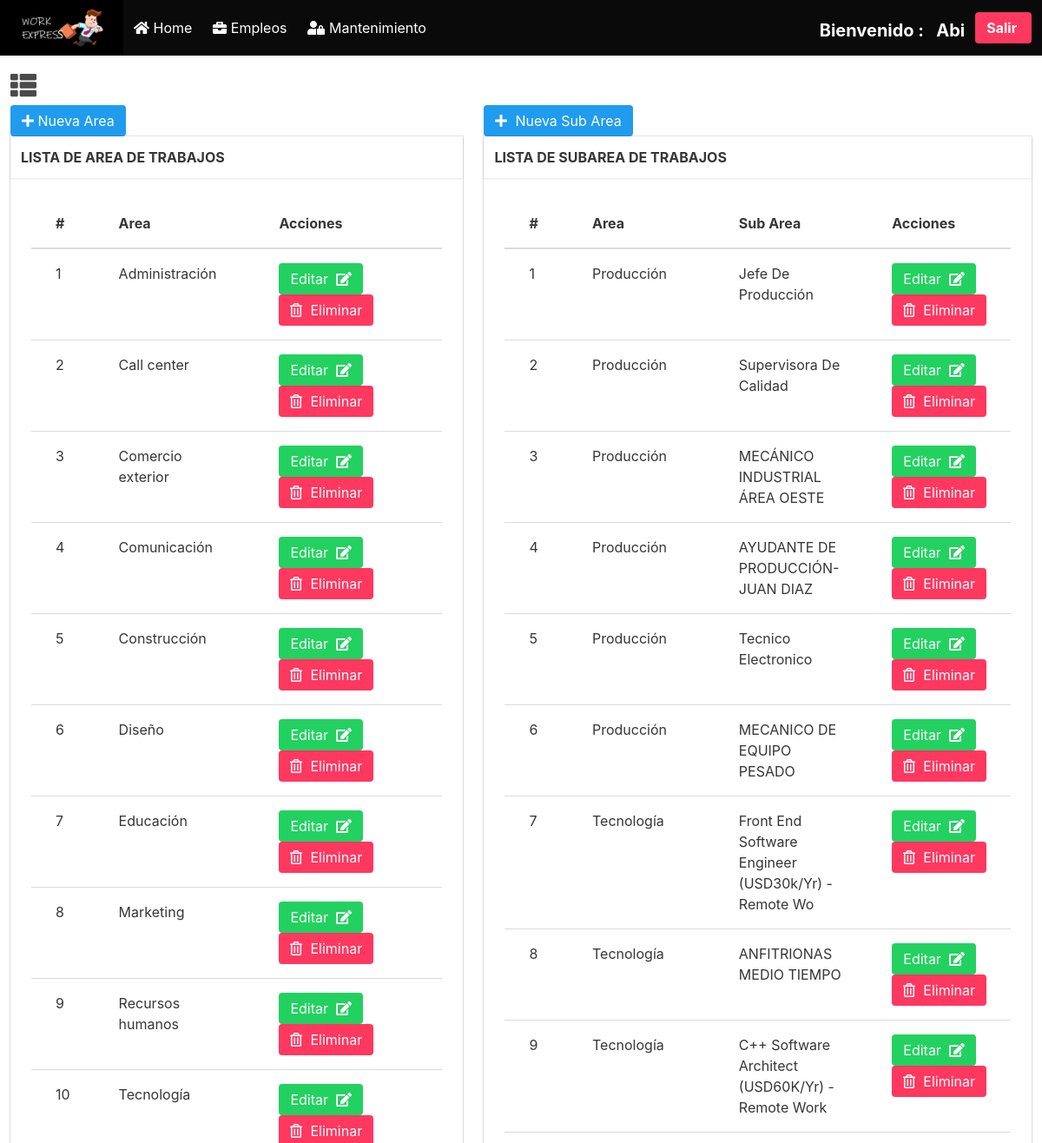
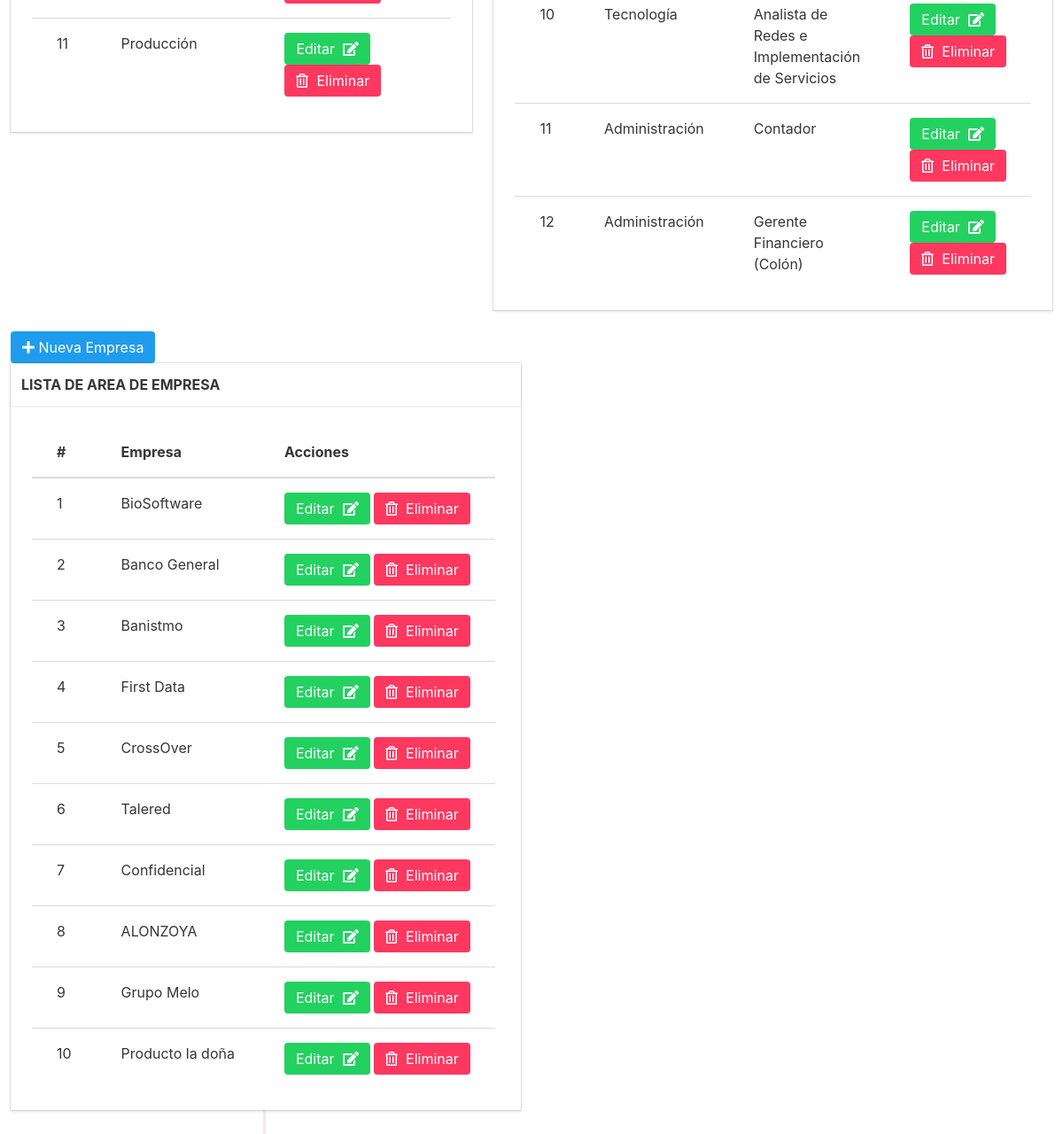
The page /mantenimiento.php?id=3 (signed in) on the database its author committed (2 pictures, top to bottom).
### tables this page shows
CREATE TABLE `area` (
  `id_area` int(11) NOT NULL,
  `nombre` varchar(200) DEFAULT NULL
);

CREATE TABLE `sub_area` (
  `id_sub` int(11) NOT NULL,
  `id_area_fk` int(11) NOT NULL DEFAULT '0',
  `nombre` varchar(100) NOT NULL DEFAULT '0'
);

CREATE TABLE `tipo_trabajo` (
  `id_tipo_trabajo` int(11) NOT NULL,
  `nombre` text NOT NULL
);

### clases/conexion.php (called while the page is built)
<?php
class Conexion{
    static public function conectar(){
        $link = new PDO("mysql:host=127.0.0.1;dbname=trabajo","joel","@2363Matematica");
        $link->exec("set names utf8");
        return $link;
    }
}
?>

### clases/usuario.php (called while the page is built, shortened)
<?php
 require ('conexion.php');
 class Trabajo
 {
      public function Traer_area()
   {
       $sql ="CALL `sp_traer_area`()";
       $statement = Conexion::conectar()->prepare($sql);
       $statement->execute();
         return $statement->fetchAll();
   }
   public function Traer_sub_area()
   {
       $sql ="CALL `sp_traer_sub`()";
       $statement = Conexion::conectar()->prepare($sql);
       $statement->execute();
         return $statement->fetchAll();
   }
   public function Traer_Empresa()
   {
       $sql ="CALL sp_traer_empresa()";
       $statement = Conexion::conectar()->prepare($sql);
       $statement->execute();
         return $statement->fetchAll();
   }
 }
 ?>

### mantenimiento/tabla_area.php (the view, shortened to what this page needs)
<div class="columns">
  <div class="column">
    <a href="mantenimiento.php?id=6" class="button is-info">
      <i class="fa fa-plus"></i>
    &nbsp;Nueva Area</a><br>
    <div class="card">
        <div class="card-header">
         <div class="card-header-title">
                <center>
                 <h2> <strong>LISTA DE AREA DE TRABAJOS</strong> </h2>
                </center>
               </div>
           </div>
          <div class="card-content ">
 <table class="table">
  <thead>
    <tr>
      <th>#</th>
      <th>Area</th>
      <th>Acciones</th>
    </tr>
  </thead>
  <tbody>
     <?php
       $area = $trabajo->Traer_area();
       foreach ($area as $key => $value) {
     ?>
     <tr>
     <td><?php echo $key +1?></td>
     <td><?php echo $value["nombre"] ?></td>
     <td>
        <a href="mantenimiento.php?id=11&x=<?php echo $value["id_area"] ?>&edit=area" class="button is-success">Editar &nbsp; <i class="fa fa-edit"></i> </a>
        <a href="mantenimiento.php?id=15&x=<?php echo $value["id_area"] ?>&fu=area" class="button is-danger"> <i class="far fa-trash-alt"></i> &nbsp; Eliminar</a>
      </td>
      </tr>
  <?php } ?>
  </tbody>
</table>
</div>
 </div>
  </div>
  <div class="column">
        <a href="mantenimiento.php?id=7" class="button is-info">
         <i class="fa fa-plus"></i>
       &nbsp; Nueva Sub Area</a><br>
    <div class="card">
        <div class="card-header">
         <div class="card-header-title">
                <center>
                 <h2> <strong>LISTA DE SUBAREA DE TRABAJOS</strong> </h2>
                </center>
               </div>
           </div>
          <div class="card-content ">
 <table class="table">
  <thead>
    <tr>
      <th>#</th>
      <th>Area</th>
      <th>Sub Area</th>
      <th>Acciones</th>
    </tr>
  </thead>
  <tbody>
     <?php
        $Subarea = $trabajo->Traer_sub_area();
       foreach ($Subarea as $key => $value) {
     ?>
     <tr>
     <td><?php echo $key +1?></td>
     <td><?php echo $value["area"] ?></td>
     <td><?php echo $value["subarea"] ?></td>
     <td>
        <a href="mantenimiento.php?id=11&x=<?php echo $value["id_sub"] ?>&edit=subarea" class="button is-success">Editar &nbsp; <i class="fa fa-edit"></i> </a>
        <a href="mantenimiento.php?id=15&x=<?php echo $value["id_sub"] ?>&fu=subarea" class="button is-danger"> <i class="far fa-trash-alt"></i> &nbsp; Eliminar</a>
      </td>
      </tr>
  <?php } ?>
  </tbody>
</table>
</div>
 </div>
  </div>
</div>
<div class="columns">
     <div class="column is-half">
           <a href="mantenimiento.php?id=9" class="button is-info">
      <i class="fa fa-plus"></i>
    &nbsp;Nueva  Empresa</a><br>
    <div class="card">
        <div class="card-header">
         <div class="card-header-title">
                <center>
                 <h2> <strong>LISTA DE AREA DE EMPRESA</strong> </h2>
                </center>
               </div>
           </div>
          <div class="card-content ">
 <table class="table">
  <thead>
    <tr>
      <th>#</th>
      <th>Empresa</th>
      <th>Acciones</th>
    </tr>
  </thead>
  <tbody>
     <?php
       $empresa = $trabajo->Traer_Empresa();
       foreach ($empresa as $key => $value) {
     ?>
     <tr>
     <td><?php echo $key +1?></td>
     <td><?php echo $value["nombre"] ?></td>
     <td>
        <a href="mantenimiento.php?id=11&x=<?php echo $value["id_tipo_trabajo"] ?>&edit=empresa" class="button is-success">Editar &nbsp; <i class="fa fa-edit"></i> </a>
        <a href="mantenimiento.php?id=15&x=<?php echo $value["id_tipo_trabajo"] ?>&fu=empresa" class="button is-danger"> <i class="far fa-trash-alt"></i> &nbsp; Eliminar</a>
      </td>
      </tr>
  <?php } ?>
  </tbody>
</table>
</div>
 </div>
     </div>
</div>

### assest/css/mantenimiento.css (style rules this page uses)
body { overflow: hidden; }

### rows shown on the page
area: nombre "Administración"
area: nombre "Call center"
area: nombre "Comercio exterior"
area: nombre "Comunicación"
area: nombre "Construcción"
area: nombre "Diseño"
area: nombre "Educación"
area: nombre "Marketing"
area: nombre "Recursos humanos"
area: nombre "Tecnología"
area: nombre "Producción"
sub_area: id_area_fk.nombre "Producción", nombre "Jefe De Producción"
sub_area: id_area_fk.nombre "Producción", nombre "Supervisora De Calidad"
sub_area: id_area_fk.nombre "Producción", nombre "MECÁNICO INDUSTRIAL ÁREA OESTE"
sub_area: id_area_fk.nombre "Producción", nombre "AYUDANTE DE PRODUCCIÓN- JUAN DIAZ"
sub_area: id_area_fk.nombre "Producción", nombre "Tecnico Electronico"
sub_area: id_area_fk.nombre "Producción", nombre "MECANICO DE EQUIPO PESADO"
sub_area: id_area_fk.nombre "Tecnología", nombre "Front End Software Engineer (USD30k/Yr) - Remote Wo"
sub_area: id_area_fk.nombre "Tecnología", nombre "ANFITRIONAS MEDIO TIEMPO"
sub_area: id_area_fk.nombre "Tecnología", nombre "C++ Software Architect (USD60K/Yr) - Remote Work"
sub_area: id_area_fk.nombre "Tecnología", nombre "Analista de Redes e Implementación de Servicios"
sub_area: id_area_fk.nombre "Administración", nombre "Contador"
sub_area: id_area_fk.nombre "Administración", nombre "Gerente Financiero (Colón)"
tipo_trabajo: nombre "BioSoftware"
tipo_trabajo: nombre "Banco General"
tipo_trabajo: nombre "Banistmo"
tipo_trabajo: nombre "First Data"
tipo_trabajo: nombre "CrossOver"
tipo_trabajo: nombre "Talered"
tipo_trabajo: nombre "Confidencial"
tipo_trabajo: nombre "ALONZOYA"
tipo_trabajo: nombre "Grupo Melo"
tipo_trabajo: nombre "Producto la doña"

### other values the page prints
$_SESSION["nombre"] "Abi"
